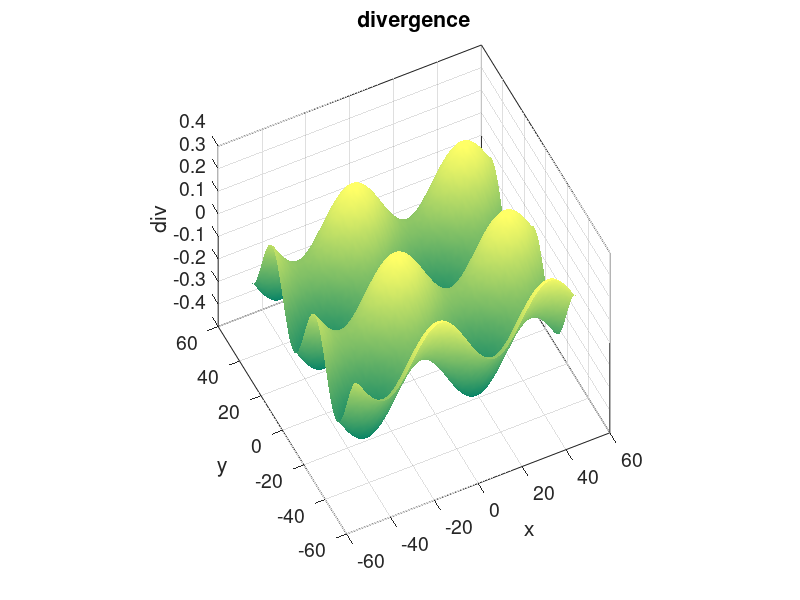
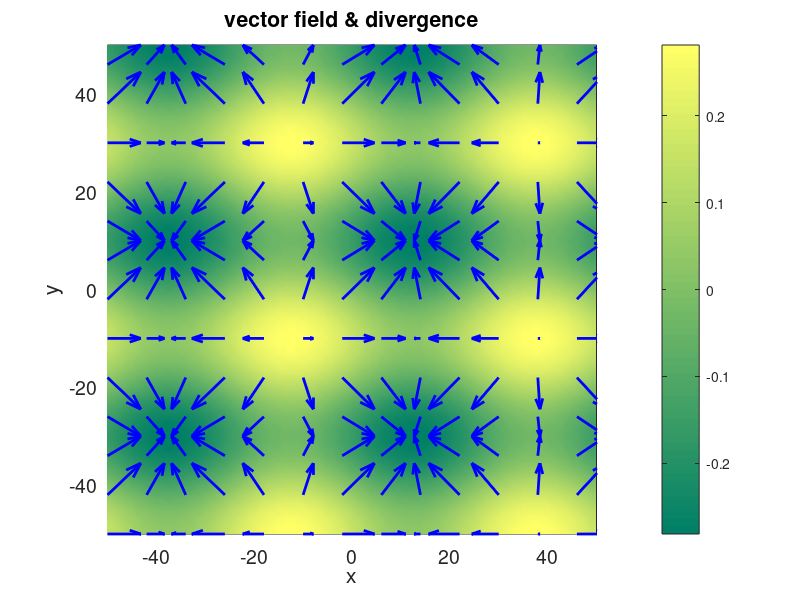

These figures' MATLAB source, in order:
% cemDiff03.m
% 18 march 2016
% Ian Cooper
% School of Physics, University of Sydney
% ../mphome.htm

% DIVERGENCE OF A [2D] VECTOR FIELD
   

clear all
close all
clc

% INPUTS  ================================================================
% Number of grid points (integer)    N = 101 default value
   N = 101;
% Range for X and Y values  [minX maxX minY maxY]
   XY = [-50 50 -50 50];
   
% CALCULATIONS  ==========================================================   
% X and Y ranges
minX = XY(1); maxX = XY(2); minY  = XY(3); maxY = XY(4);
x = linspace(minX, maxX,N);
y = linspace(minY, maxY,N);
[xx, yy] = meshgrid(x,y);

% Define [2D] vector field V
%   sinusoidal function;
       wLx = 50; wLy = 40;
       Vxx = cos(2*pi*xx/wLx);
       Vyy = cos(2*pi*yy/wLy);
%   vector field
     % Vxx = xx.* yy;
     % Vyy = yy.^2;

% DIVERGENCE
     divV  = divergence(xx, yy, Vxx, Vyy);

% GRAPHICS ===============================================================

figure(1);  %  -----------------------------------------------------------
   set(gcf,'units','normalized','position',[0.2 0.2 0.3 0.5]);
   surf(xx,yy,divV);
   shading interp;
   colormap(summer)
   set(gca,'fontsize',14)
   axis square
   box on
   view(-26,52);
   title('divergence');
   xlabel('x'); ylabel('y'); zlabel('div');
   
figure(2) % -------------------------------------------------------------
   set(gcf,'units','normalized','position',[0.6 0.2 0.35 0.4]);
   pcolor(xx,yy,divV);
   shading interp
   colorbar
   hold on
   d = 1:8:N;
   p1 = xx(d,d); p2 = yy(d,d); p3 = Vxx(d,d); p4 = Vyy(d,d);
   h = quiver(p1, p2, p3, p4);
   set(h,'color',[0 0 1],'linewidth', 2);
   axis equal
   set(gca,'xLim',[minX, maxX]);
   set(gca,'yLim',[minY, maxY]);
   colormap(summer)
   xlabel('x'); ylabel('y');
   set(gca,'fontsize',14)
   title('vector field & divergence')
   box on
   
   
